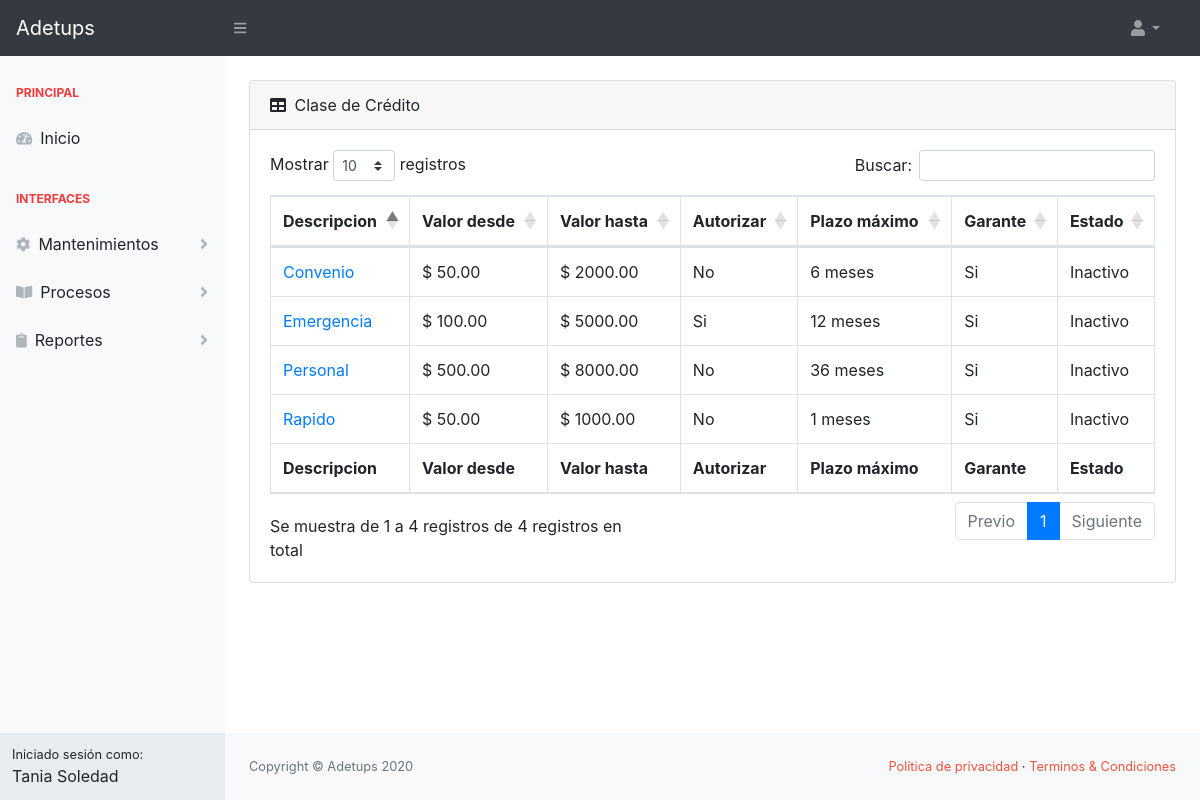
The page /asistente/clasecreditolist/ (signed in) on the database its author committed.
### sistema/models.py (models this page shows, shortened)
class Usuario(AbstractBaseUser, PermissionsMixin):
    foto = models.ImageField(upload_to='img_perfil', null=True, blank=True, default='img_perfil/default-avatar.jpg')
    nombres = models.CharField(max_length=50, null=True, blank=True)
    date_joined = models.DateTimeField(default=timezone.now, null=True, blank=True)
    apellidos = models.CharField(max_length=50, null=True, blank=True)
    username = models.CharField(max_length=50, null=True, blank=True, unique=True)
    email = models.EmailField(unique=True, null=True, blank=True)
    fecha_nacimiento = models.DateField(null=True, blank=True)
    is_active = models.BooleanField(default=True, null=True, blank=True)
    is_staff = models.BooleanField(default=False, null=True, blank=True)
    tipo = models.CharField(max_length=20, null=True, blank=True)
    USERNAME_FIELD = 'username'
    objects = PersonalizadoBaseUserManager()

class ClaseCredito(models.Model):
    descripcion = models.CharField(max_length=30, blank=True, null=True)
    valdesde = models.DecimalField(max_digits=6, decimal_places=2, blank=True, null=True)  # Field name made lowercase.
    valhasta = models.DecimalField(max_digits=6, decimal_places=2, blank=True, null=True)  # Field name made lowercase.
    autorizacion = models.BooleanField(default=True, blank=True, null=True)  # Field name made lowercase.
    estado = models.CharField(max_length=10, blank=True, null=True)  # Field name made lowercase.
    plazomax = models.SmallIntegerField(blank=True, null=True)  # Field name made lowercase.
    porcentaje_interes = models.DecimalField(max_digits=4, decimal_places=2, blank=True,
                                             null=True)  # Field name made lowercase.
    tiempo_minimo_servicio = models.IntegerField(blank=True, null=True)
    garante = models.BooleanField(default=True, blank=True, null=True)  # Field name made lowercase.

### asistente/views.py (the view)
# urls.py: path('clasecreditolist/', ClaseCreditoListView.as_view(), name="clasecreditolist"),
class ClaseCreditoListView(LoginRequiredMixin, ListView):
    model = ClaseCredito
    template_name = 'asistente/clasecredito_list.html'

### asistente/templates/asistente/clasecredito_list.html (shortened to what this page needs)
{% extends 'asistente/index.html' %}
{% block content %}
    <div class="card mb-4 mt-4">
        <div class="card-header">
            <div class="row">
                <div class="col-6">
                    <i class="fas fa-table mr-1"></i>
                    Clase de Crédito
                </div>
            </div>
        </div>
        <div class="card-body">
            <div class="table-responsive">
                <table class="table table-bordered" id="dataTable" width="100%" cellspacing="0">
                    <thead>
                    <tr>
                        <th>Descripcion</th>
                        <th>Valor desde</th>
                        <th>Valor hasta</th>
                        <th>Autorizar</th>
                        <th>Plazo máximo</th>
                        <th>Garante</th>
                        <th>Estado</th>
                    </tr>
                    </thead>
                    <tfoot>
                    <tr>
                        <th>Descripcion</th>
                        <th>Valor desde</th>
                        <th>Valor hasta</th>
                        <th>Autorizar</th>
                        <th>Plazo máximo</th>
                        <th>Garante</th>
                        <th>Estado</th>
                    </tr>
                    </tfoot>
                    <tbody>
                    {% for clascredito in object_list %}
                        <tr>
                            <td>
                                <a href="{% url 'asistente:clasecreditodetail' clascredito.id %}">{{ clascredito.descripcion|title }}</a>
                            </td>
                            <td>$ {{ clascredito.valdesde }}</td>
                            <td>$ {{ clascredito.valhasta }}</td>
                            <td>{% if clascredito.autorizacion %}
                                Si
                            {% else %}
                                No
                            {% endif %}</td>
                            <td>{{ clascredito.plazomax }} meses</td>
                            <td>{% if clascredito.garante %}
                                Si
                            {% else %}
                                No
                            {% endif %}</td>
                            <td>
                                {% if clascredito.estado == 'ACT' or clascredito.estado == 'act' %}
                                    Activo
                                {% else %}
                                    Inactivo
                                {% endif %}
                            </td>
                        </tr>
                    {% endfor %}
                    </tbody>
                </table>
            </div>
        </div>
    </div>
{% endblock %}

### sistema/templates/sistema/base.html (shortened to what this page needs)
{% load static %}
<!DOCTYPE html>
<html lang="en">
<head>
    {% block css %}
        <link href="{% static 'css/styles.css' %}" rel="stylesheet"/>
        <link href="https://cdn.datatables.net/1.10.20/css/dataTables.bootstrap4.min.css" rel="stylesheet"
/>
        <link rel="stylesheet"
              href="https://cdn.jsdelivr.net/npm/bootstrap-select@1.13.14/dist/css/bootstrap-select.min.css">
        <link href="{% static 'css/datepicker.css' %}" rel="stylesheet">
        <link rel="stylesheet" href="https://cdn.datatables.net/buttons/1.6.5/css/buttons.dataTables.min.css">
    {% endblock %}
</head>
<body class="sb-nav-fixed">
<nav class="sb-topnav navbar navbar-expand navbar-dark bg-dark">
    <a class="navbar-brand">Adetups</a>
    <button class="btn btn-link btn-sm order-1 order-lg-0" id="sidebarToggle" href="#"><i class="fas fa-bars"></i>
    </button>
    <ul class="navbar-nav d-none d-md-inline-block form-inline ml-auto mr-0 mr-md-3 my-2 my-md-0">
        <li class="nav-item dropdown">
            <a class="nav-link dropdown-toggle" id="userDropdown" href="#" role="button" data-toggle="dropdown"
               aria-haspopup="true" aria-expanded="false"><i class="fas fa-user fa-fw"></i></a>
        </li>
    </ul>
</nav>
<div id="layoutSidenav">
    <div id="layoutSidenav_nav">
        <nav class="sb-sidenav accordion sb-sidenav-light" id="sidenavAccordion">
            <div class="sb-sidenav-menu">
                <div class="nav">
                    {% block navbar %}
                    {% endblock %}
                </div>
            </div>
            <div class="sb-sidenav-footer">
                <div class="small">Iniciado sesión como:</div>
                {{ request.user.nombres }}
            </div>
        </nav>
    </div>
    <div id="layoutSidenav_content">
        <main>
            <div class="container-fluid">
                {% block content %}
                {% endblock %}
            </div>
        </main>
        <footer class="py-4 bg-light mt-auto">
            <div class="container-fluid">
                <div class="d-flex align-items-center justify-content-between small">
                    <div class="text-muted">Copyright &copy; Adetups 2020</div>
                    <div>
                        <a href="#" class="text-adetups">Política de privacidad</a>
                        &middot;
                        <a href="#" class="text-adetups">Terminos &amp; Condiciones</a>
                    </div>
                </div>
            </div>
        </footer>
    </div>
</div>
</body>
</html>

### rows shown on the page
Usuario: user.nombres "Tania Soledad"
ClaseCredito: descripcion "Personal", valdesde "500.00", valhasta "8000.00", autorizacion "No", plazomax "36", garante "Si", estado "Inactivo"
ClaseCredito: descripcion "Emergencia", valdesde "100.00", valhasta "5000.00", autorizacion "Si", plazomax "12", garante "Si", estado "Inactivo"
ClaseCredito: descripcion "Convenio", valdesde "50.00", valhasta "2000.00", autorizacion "No", plazomax "6", garante "Si", estado "Inactivo"
ClaseCredito: descripcion "Rapido", valdesde "50.00", valhasta "1000.00", autorizacion "No", plazomax "1", garante "Si", estado "Inactivo"
